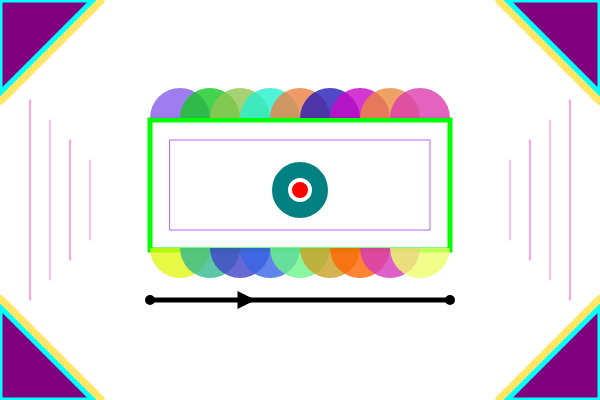
Frame 1 (no input)
Frame 2 (the mouse pressed at the canvas centre, redrawn once): identical to frame 1, image omitted

The p5.js sketch that drew this single still picture (run headless with seeded random() and noise() and a simulated clock; the mouse was pressed at the canvas centre and the sketch redrawn once):

// p5.js sketch
// ── sketch.js
let arcColors = [];

function setup() {
  createCanvas(600, 400);
  colorMode(HSB, 360, 100, 100, 100);

  for (let i = 0; i < 18; i++) {
    arcColors[i] = color(
      random(360),
      random(50, 100),
      random(70, 100),
      80
    );
  }

  noLoop();
}

function draw() {
  background(0, 0, 100, 100);

  let lx0 = 30;
  let lx1 = 50;
  let lx2 = 70;
  let lx3 = 90;

  let rx0 = 570;
  let rx1 = 550;
  let rx2 = 530;
  let rx3 = 510;

  stroke(50, 100, 100, 60);
  strokeWeight(10);
  line(100, 0, 0, 100);
  line(500, 0, 600, 100);
  line(0, 300, 100, 400);
  line(500, 400, 600, 300);

  strokeWeight(5);
  stroke(180, 100, 100);
  fill(300, 100, 50);
  triangle(0, 0, 93, 0, 0, 93);
  triangle(0, 307, 0, 400, 93, 400);
  triangle(507, 0, 600, 0, 600, 93);
  triangle(507, 400, 600, 400, 600, 307);

  noStroke();
  fill(0, 0, 0);
  circle(150, 300, 10);
  circle(450, 300, 10);

  stroke(0, 0, 0);
  line(150, 300, 450, 300);
  triangle(240, 295, 240, 305, 250, 300);

  noFill();
  stroke(120, 100, 100);
  rect(150, 120, 300, 130);

  noStroke();
  let xPositions = [180, 210, 240, 270, 300, 330, 360, 390, 420];

  for (let i = 0; i < 9; i++) {
    fill(arcColors[i]);
    arc(xPositions[i], 118, 60, 60, PI, TWO_PI);
  }

  for (let i = 0; i < 9; i++) {
    fill(arcColors[i + 9]);
    arc(xPositions[i], 248, 60, 60, 0, PI);
  }

  strokeWeight(1);

  stroke(320, 70, 100);
  line(lx0, 100, lx0, 300);
  line(lx2, 140, lx2, 260);

  stroke(320, 50, 100);
  line(lx1, 120, lx1, 280);
  line(lx3, 160, lx3, 240);

  stroke(320, 70, 100);
  line(rx0, 100, rx0, 300);
  line(rx2, 140, rx2, 260);

  stroke(320, 50, 100);
  line(rx1, 120, rx1, 280);
  line(rx3, 160, rx3, 240);

  noFill();
  stroke(270, 60, 100);
  rect(170, 140, 260, 90);

  let outerSize = 60;
  let innerSize = 20;

  stroke(0, 0, 100);
  strokeWeight(4);

  fill(180, 100, 50);
  circle(300, 190, outerSize);

  fill(0, 100, 100);
  circle(300, 190, innerSize);
}
